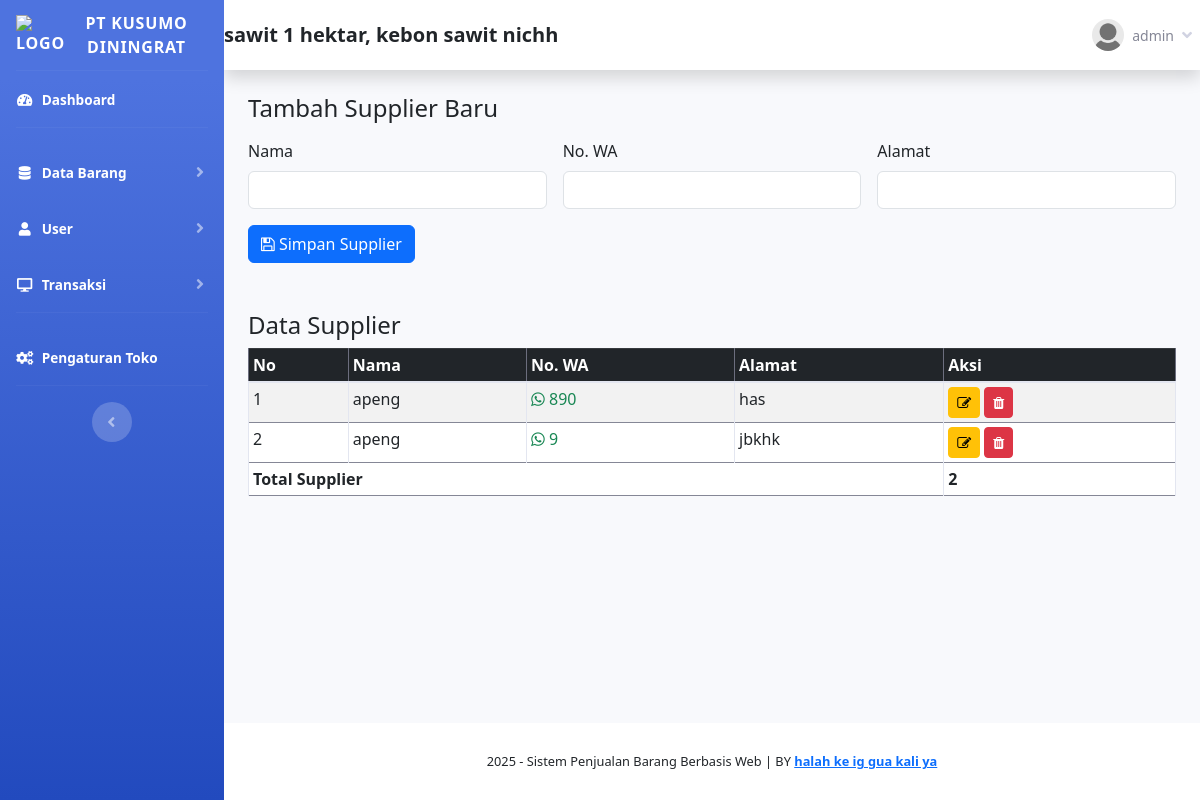
Page /index.php?page=supplier (signed in) on the committed database.
### tables this page shows
CREATE TABLE `toko` (
  `id_toko` int(11) NOT NULL,
  `nama_toko` varchar(255) NOT NULL,
  `alamat_toko` text NOT NULL,
  `tlp` varchar(255) NOT NULL,
  `nama_pemilik` varchar(255) NOT NULL
);

CREATE TABLE `member` (
  `id_member` int(11) NOT NULL,
  `nm_member` varchar(255) NOT NULL,
  `alamat_member` text NOT NULL,
  `telepon` varchar(255) NOT NULL,
  `email` varchar(255) NOT NULL,
  `gambar` text NOT NULL,
  `NIK` text NOT NULL
);

CREATE TABLE `supplier` (
  `id` int(11) NOT NULL,
  `nama` varchar(255) NOT NULL,
  `no_wa` int(225) DEFAULT NULL,
  `alamat` text DEFAULT NULL
);

### fungsi/view/view.php (called while the page is built, shortened)
<?php
class view {
    protected $db;
    public function __construct($db) {
        $this->db = $db;
    }
    public function member_edit($id) {
        $sql = "SELECT member.*, login.*
                FROM member
                INNER JOIN login ON member.id_member = login.id_member
                WHERE member.id_member = ?";
        $row = $this->db->prepare($sql);
        $row->execute([$id]);
        return $row->fetch();
    }
    public function toko()
    {
        $sql = "select*from toko where id_toko='1'";
        $row = $this-> db -> prepare($sql);
        $row -> execute();
        $hasil = $row -> fetch();
        return $hasil;
    }
}

### admin/module/supplier/index.php (the view, shortened to what this page needs)
<!DOCTYPE html>
<html lang="en">
<head>
  <link href="https://cdn.jsdelivr.net/npm/bootstrap@5.3.0/dist/css/bootstrap.min.css" rel="stylesheet">
  <link href="https://cdnjs.cloudflare.com/ajax/libs/font-awesome/4.7.0/css/font-awesome.min.css" rel="stylesheet">
</head>
<body>
<?php include '../../config.php'; ?>
<div class="container mt-4">
  <h4 class="mb-3">Tambah Supplier Baru</h4>
  <form action="fungsi/tambah/tambah.php?supplier=tambah" method="POST" class="row g-3 mb-5">
    <div class="col-md-4">
      <label class="form-label">Nama</label>
      <input type="text" name="nama" class="form-control" required>
    </div>
    <div class="col-md-4">
      <label class="form-label">No. WA</label>
      <input type="text" name="no_wa" class="form-control">
    </div>
    <div class="col-md-4">
      <label class="form-label">Alamat</label>
      <input type="text" name="alamat" class="form-control">
    </div>
    <div class="col-12">
      <button type="submit" class="btn btn-primary">
        <i class="fa fa-save"></i> Simpan Supplier
      </button>
    </div>
  </form>
  <h4>Data Supplier</h4>
  <div class="table-responsive">
    <table class="table table-bordered table-striped table-sm">
      <thead class="table-dark">
        <tr>
          <th>No</th>
          <th>Nama</th>
          <th>No. WA</th>
          <th>Alamat</th>
          <th>Aksi</th>
        </tr>
      </thead>
      <tbody>
        <?php
        $stmt = $config->prepare("SELECT * FROM supplier");
        $stmt->execute();
        $jumlah = $stmt->rowCount();
        $no = 1;
        while ($row = $stmt->fetch(PDO::FETCH_ASSOC)):
        ?>
        <tr>
          <td><?= $no++ ?></td>
          <td><?= htmlspecialchars($row['nama']) ?></td>
          <td>
  <a href="https://api.whatsapp.com/send?phone=<?= preg_replace('/[^0-9]/', '', $row['no_wa']) ?>&text=Halo%20saya%20ingin%20bertanya%20mengenai%20produk"
     target="_blank"
     class="text-success text-decoration-none">
    <i class="fa fa-whatsapp"></i> <?= htmlspecialchars($row['no_wa']) ?>
  </a>
</td>
          <td><?= htmlspecialchars($row['alamat']) ?></td>
          <td>
            <button class="btn btn-warning btn-sm" data-bs-toggle="modal" data-bs-target="#editModal<?= $row['id'] ?>">
              <i class="fa fa-edit"></i>
            </button>
            <a href="fungsi/hapus/hapus.php?supplier=hapus&id=<?= $row['id'] ?>" onclick="return confirm('Yakin ingin dihapus?')" class="btn btn-danger btn-sm">
              <i class="fa fa-trash"></i>
            </a>
          </td>
        </tr>
        <?php endwhile; ?>
      </tbody>
      <tfoot>
        <tr>
          <th colspan="4">Total Supplier</th>
          <th><?= $jumlah ?></th>
        </tr>
      </tfoot>
    </table>
  </div>
</div>
</body>
</html>

### admin/template/sidebar.php (shortened to what this page needs)
<?php
    $id = $_SESSION['admin']['id_member'];
    $hasil_profil = $lihat -> member_edit($id);
?>
<ul class="navbar-nav bg-gradient-primary sidebar sidebar-dark accordion" id="accordionSidebar">
   <a class="sidebar-brand d-flex align-items-center justify-content-center" href="index.php">
    <div class="sidebar-brand-icon">
        <img src="assets/" alt="Logo" style="width: 40px; height: auto;">
    </div>
    <div class="sidebar-brand-text mx-3">pt kusumo diningrat</div>
</a>
    <hr class="sidebar-divider my-0">
    <li class="nav-item active">
        <a class="nav-link" href="index.php">
            <i class="fas fa-fw fa-tachometer-alt"></i>
            <span>Dashboard</span></a>
    </li>
    <hr class="sidebar-divider">
    <li class="nav-item active">
        <a class="nav-link collapsed" href="#" data-toggle="collapse" data-target="#collapseTwo" aria-expanded="true"
            aria-controls="collapseTwo">
            <i class="fas fa-fw fa-database"></i>
            <span>Data Barang</span>
        </a>
    </li>
    <li class="nav-item active">
    <a class="nav-link collapsed" href="#" data-toggle="collapse" data-target="#collapseUser" aria-expanded="true"
        aria-controls="collapseUser">
        <i class="fas fa-fw fa-user"></i>
        <span>User</span>
    </a>
</li>
    <li class="nav-item active">
        <a class="nav-link collapsed" href="#" data-toggle="collapse" data-target="#collapse3" aria-expanded="true"
            aria-controls="collapse3">
            <i class="fas fa-fw fa-desktop"></i>
            <span>Transaksi</span>
        </a>
    </li>
    <hr class="sidebar-divider">
    <li class="nav-item active">
        <a class="nav-link" href="index.php?page=pengaturan">
            <i class="fas fa-fw fa-cogs"></i>
            <span>Pengaturan Toko</span></a>
    </li>
    <hr class="sidebar-divider d-none d-md-block">
    <div class="text-center d-none d-md-inline">
        <button class="rounded-circle border-0" id="sidebarToggle"></button>
    </div>
</ul>
<div id="content-wrapper" class="d-flex flex-column">
    <div id="content">
        <nav class="navbar navbar-expand navbar-light bg-white topbar mb-4 static-top shadow">
            <h5 class="d-lg-block d-none mt-2"><b><?php echo $toko['nama_toko'];?>, <?php echo $toko['alamat_toko'];?></b></h5>
            <ul class="navbar-nav ml-auto">
                <li class="nav-item dropdown no-arrow">
                    <a class="nav-link dropdown-toggle" href="#" id="userDropdown" role="button" data-toggle="dropdown"
                        aria-haspopup="true" aria-expanded="false">
                        <img class="img-profile rounded-circle"
                            src="assets/img/user/<?php echo $hasil_profil['gambar'];?>">
                        <span
                            class="mr-2 d-none d-lg-inline text-gray-600 small ml-2"><?php echo $_SESSION['username'];?></span>
                        <i class="fas fa-angle-down"></i>
                    </a>
                </li>
            </ul>
        </nav>
        <div class="container-fluid">

### rows in the picture
toko: nama_toko "sawit 1 hektar", alamat_toko "kebon sawit nichh"
member: gambar (picture)
supplier: nama "apeng", no_wa "890", alamat "has"
supplier: nama "apeng", no_wa "9", alamat "jbkhk"

### other values in the picture
$_SESSION['username'] "admin"
$jumlah "2"
